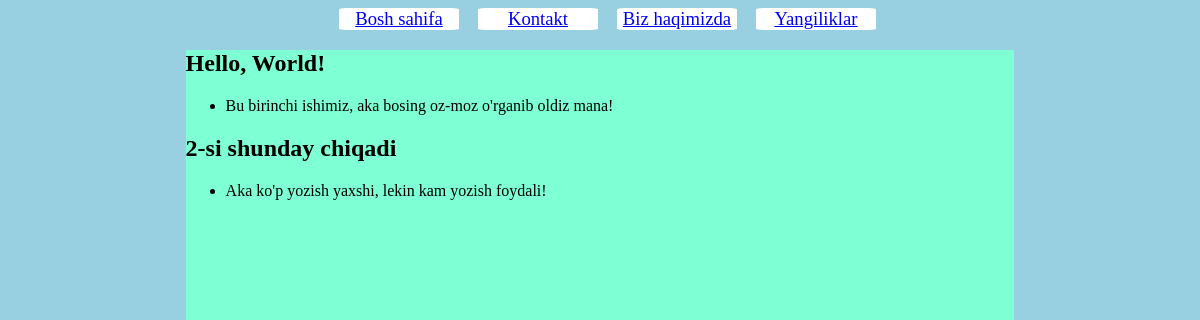
The page /news/ on the database as committed earlier.
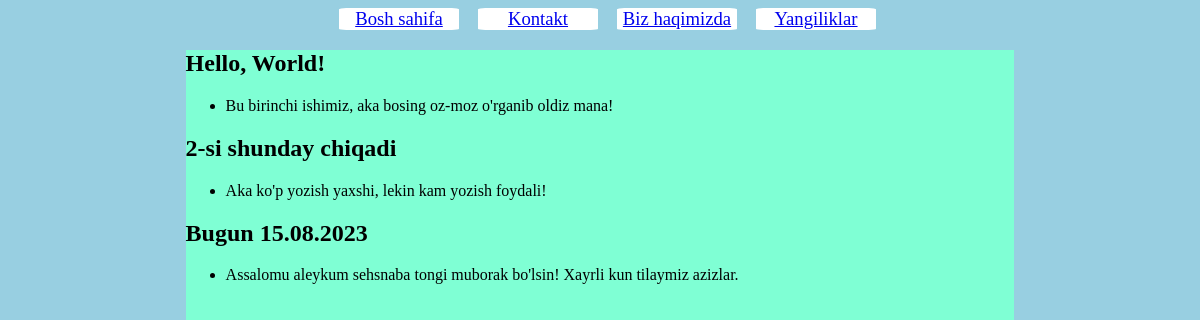
The same page on the database as committed later.
### news/models.py (models this page shows, shortened)
class Post(models.Model):
    title = models.CharField(max_length=200)
    text = models.TextField()

### news/views.py (the view)
# urls.py: path('news/', NewsPageView.as_view(), name='news'),
class NewsPageView(ListView):
    model = Post
    template_name = 'news.html'

### template/news.html (shortened to what this page needs)
{% extends 'base.html' %}
    {% block content %}
    {% for post in object_list %}
    <h2>{{ post.title }} </h2>
    <ul>
       <li>{{ post.text }} </li>
    </ul>
    {% endfor %}
    {% endblock %}

### template/base.html (shortened to what this page needs)
<!DOCTYPE html>
<html>
<head>
    <link rel="stylesheet" href="template\style.css">
</head>
<body>
    <center>
<header>
    <a href="{% url 'home' %}" class="link">Bosh sahifa</a>
    <a href="{% url 'contact' %}" class="link">Kontakt</a>
    <a href="{% url 'about' %}" class="link">Biz haqimizda</a>
    <a href="{% url 'news' %}" class="link"> Yangiliklar</a>
</header>
    </center>
    <div class="bdy">
        {% block content %}
        {% endblock content %}
    </div>
</body>
</html>

### template/style.css (style rules this page uses)
body { background: rgb(152, 207, 225); }
.link { display: inline-block; width: 120px; height: inherit; border: 2px; border-radius: 6%; border-color: brown; background-color: white; text-align: center; font-family: 'Times New Roman', Times, serif; font-size: 14pt; margin-left: 15px; font-style: initial; }
.bdy { margin: 0 15%; background: aquamarine; height: 800px; display: block; }

### template/base.html (style rules this page uses)
body { background: rgb(152, 207, 225); }
.link { display: inline-block; width: 120px; height: inherit; border: 2px; border-radius: 6%; border-color: brown; background-color: white; text-align: center; font-family: 'Times New Roman', Times, serif; font-size: 14pt; margin-left: 15px; font-style: initial; }
.bdy { margin: 0 15%; background: aquamarine; height: 800px; display: block; }

Rows that differ between the two databases and show on the page:
added Post: title "Bugun 15.08.2023", text "Assalomu aleykum sehsnaba tongi muborak bo'lsin! Xayrli kun tilaymiz azizlar."
